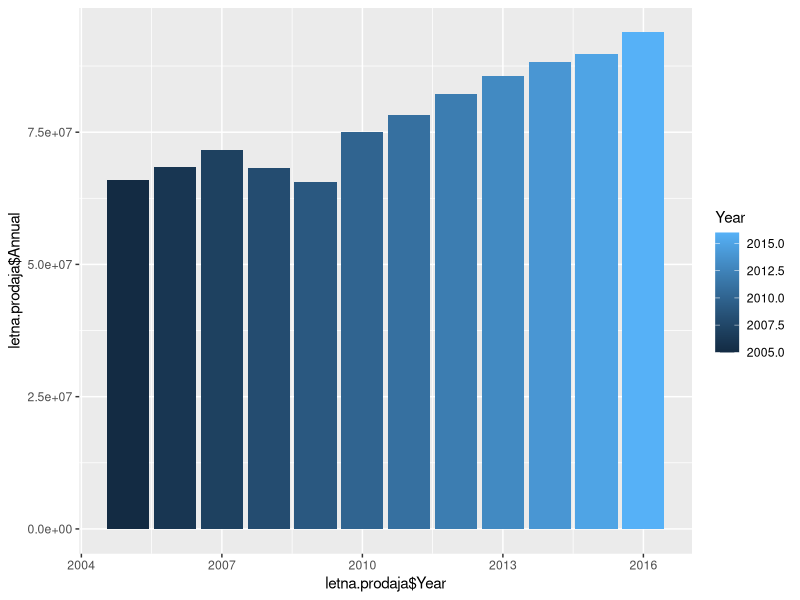
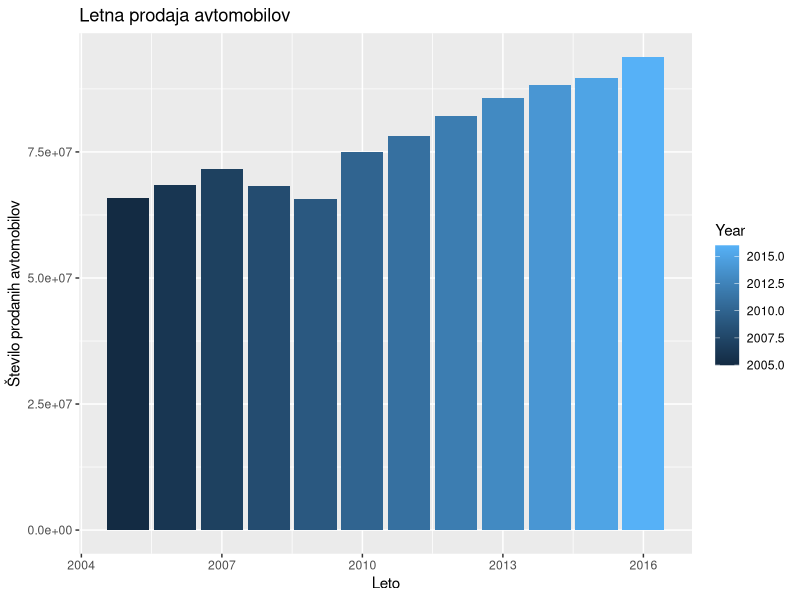
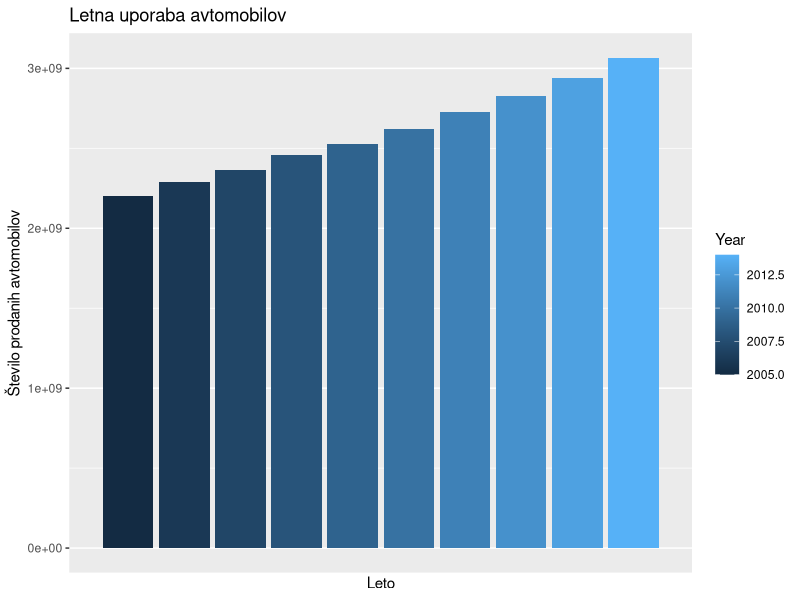

The R source for these figures, in order: (Note: this script raises an error after producing the figures.)
#VIZUALIZACIJA PODATKOV

library(readr)
library(dplyr)
library(ggplot2)

prodaja <- read.csv2("podatki/urejeni/prodaja.csv")

#prodaja po letih 

prodaja %>% group_by(Year) %>% summarise( Annual = sum(Number)) -> letna.prodaja

graf1 <- ggplot(data = letna.prodaja) + aes(x=letna.prodaja$Year, y=letna.prodaja$Annual,fill=Year) + geom_bar(stat="identity")
print(graf1)
graf1 + xlab("Leto") + ylab("Število prodanih avtomobilov") +ggtitle("Letna prodaja avtomobilov")


#uporaba po letih (ni loceno glede na tip vozila) (?? graf je treba popraviti x-os)
uporaba <- read.csv2("podatki/urejeni/uporaba.csv")

letna.uporaba  <- uporaba %>% group_by(Year) %>% summarise( Annual = sum(Number))

graf2 <- ggplot(data = letna.uporaba) + aes(x=letna.uporaba$Year, y=letna.uporaba$Annual, fill=Year) + geom_bar(stat="identity") + scale_x_discrete() 
graf2 + xlab("Leto") + ylab("Število prodanih avtomobilov") +ggtitle("Letna uporaba avtomobilov")

#uporaba po letih loceno glede na tip vozila
letna.uporaba2  <- uporaba %>% group_by(Year, Type) %>% summarise( Annual = sum(Number))


#proizvodnja po letih
proizvodnja <- read.csv2("podatki/urejeni/proizvodnja.csv")
#prikaz podatkov na zemljevidu za proizvodnjo v letu 2015

pro2016 <- proizvodnja %>% filter(Year == 2015) %>%group_by(Country) %>% summarise(Production = sum(Number))


#tabela geografske širine in višine posamezne države
koordinati <- read.csv("podatki/neurejeni/koordinati.csv")
koordinati <- koordinati[c(1,5,6)]
colnames(koordinati) <- c("Country","Latitude","Longitude")
koordinati$Country <- toupper(koordinati$Country)
koordinati$Country <- parse_character(koordinati$Country)

#dodamo podatke o koordinatah 
pro2016 <- left_join(pro2016, koordinati, by="Country")

#zemljevid sveta
library(maps)
map()
symbols(pro2016$Longitude, pro2016$Latitude, bg="blue",,lwd = 1, circles = pro2016$Production, inches=0.25, add = TRUE)



